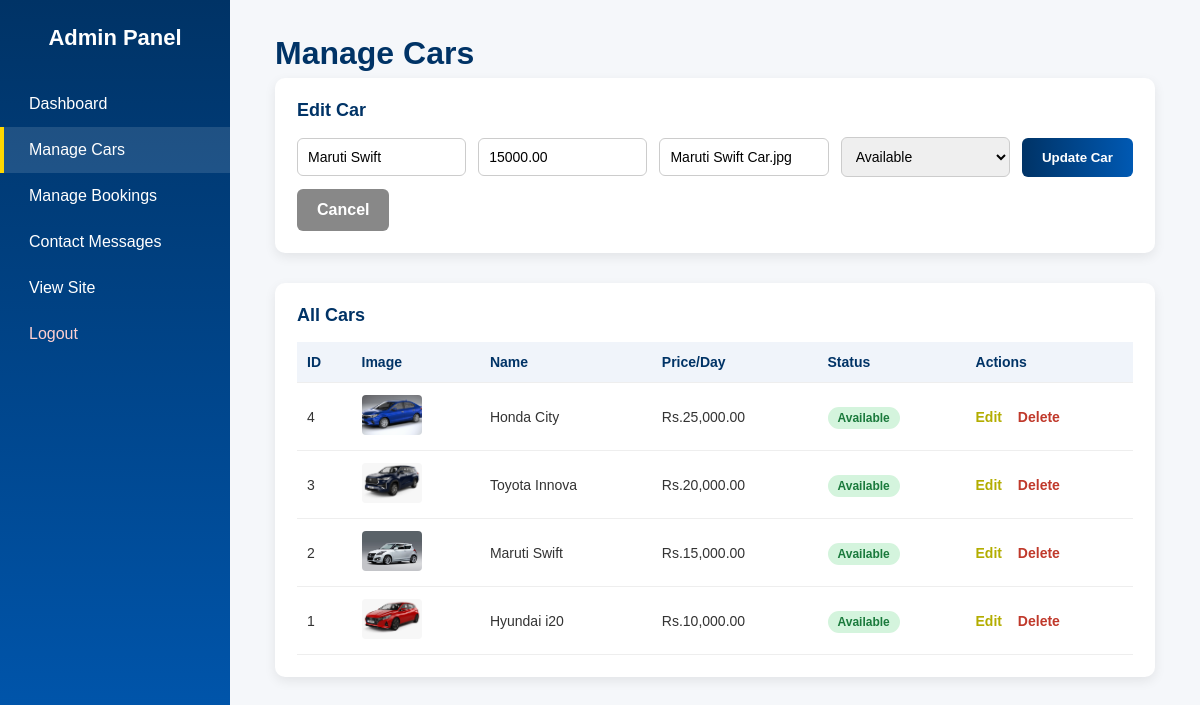
Screenshot of /admin/cars.php?edit=2 (signed in) with the database file from the repository.
### tables this page shows
CREATE TABLE `cars` (
  `id` int(11) NOT NULL AUTO_INCREMENT,
  `name` varchar(100) NOT NULL,
  `price` decimal(10,2) NOT NULL,
  `image` varchar(255) NOT NULL,
  `status` varchar(50) DEFAULT 'Available',
  `created_at` timestamp NOT NULL DEFAULT current_timestamp(),
  PRIMARY KEY (`id`)
);

### admin/cars.php (the view, shortened to what this page needs)
<?php
include 'db.php';
$edit_car = null;
if (isset($_GET['edit'])) {
    $id = (int) $_GET['edit'];
    $res = mysqli_query($connect, "SELECT * FROM cars WHERE id=$id");
    $edit_car = mysqli_fetch_assoc($res);
}
$cars_result = mysqli_query($connect, "SELECT * FROM cars ORDER BY id DESC");
?>
<!DOCTYPE html>
<html lang="en">
<head>
</head>
<body>
<div class="admin-wrapper">
  <?php include 'sidebar.php'; ?>
  <main class="admin-main">
    <h1>Manage Cars</h1>
    <section class="admin-form-box">
      <h2><?php echo $edit_car ? 'Edit Car' : 'Add New Car'; ?></h2>
      <form method="POST" class="inline-form">
        <input type="text" name="name" placeholder="Car Name (e.g. Hyundai i20)" required
               value="<?php echo $edit_car ? htmlspecialchars($edit_car['name']) : ''; ?>">
        <input type="number" step="0.01" name="price" placeholder="Price per Day" required
               value="<?php echo $edit_car ? htmlspecialchars($edit_car['price']) : ''; ?>">
        <input type="text" name="image" placeholder="Image filename (inside IMAGES/ folder)" required
               value="<?php echo $edit_car ? htmlspecialchars($edit_car['image']) : ''; ?>">
        <select name="status">
          <option value="Available" <?php echo ($edit_car && $edit_car['status']=='Available') ? 'selected' : ''; ?>>Available</option>
        </select>
        <?php if ($edit_car) { ?>
          <button type="submit" name="update_car" class="btn">Update Car</button>
          <a href="cars.php" class="btn btn-secondary">Cancel</a>
        <?php } else { ?>
          <button type="submit" name="add_car" class="btn">Add Car</button>
        <?php } ?>
      </form>
    </section>
    <section class="admin-table-box">
      <h2>All Cars</h2>
      <table class="admin-table">
        <tr>
          <th>ID</th>
          <th>Image</th>
          <th>Name</th>
          <th>Price/Day</th>
          <th>Status</th>
          <th>Actions</th>
        </tr>
        <?php if (mysqli_num_rows($cars_result) > 0): ?>
          <?php while ($car = mysqli_fetch_assoc($cars_result)): ?>
            <tr>
              <td><?php echo $car['id']; ?></td>
              <td><img src="../IMAGES/<?php echo htmlspecialchars($car['image']); ?>" alt="<?php echo htmlspecialchars($car['name']); ?>" class="thumb"></td>
              <td><?php echo htmlspecialchars($car['name']); ?></td>
              <td>Rs.<?php echo number_format($car['price'], 2); ?></td>
              <td><span class="badge badge-<?php echo strtolower($car['status']); ?>"><?php echo htmlspecialchars($car['status']); ?></span></td>
              <td>
                <a href="cars.php?edit=<?php echo $car['id']; ?>" class="link-edit">Edit</a>
                <a href="cars.php?delete=<?php echo $car['id']; ?>" class="link-delete" onclick="return confirm('Delete this car?');">Delete</a>
              </td>
            </tr>
          <?php endwhile; ?>
        <?php else: ?>
          <tr><td colspan="6">No cars added yet.</td></tr>
        <?php endif; ?>
      </table>
    </section>
  </main>
</div>
</body>
</html>

### admin/admin.css (style rules this page uses)
* { margin: 0; padding: 0; box-sizing: border-box; font-family: 'Poppins', sans-serif; }
html, body { height: 100%; }
body { min-height: 100%; display: flex; flex-direction: column; background-color: #f5f7fa; color: #333; }
.admin-login-box .btn, .btn { background: linear-gradient(90deg, #003366, #0059b3); color: white; border: none; padding: 12px 20px; border-radius: 6px; cursor: pointer; font-weight: 600; text-decoration: none; display: inline-block; transition: 0.3s; }
.btn-secondary { background: #888; }
.admin-wrapper { display: flex; min-height: 100vh; }
.admin-main { flex: 1; padding: 35px 45px; }
.admin-main h1 { color: #003366; margin-bottom: 6px; }
.admin-form-box { background: white; padding: 22px; border-radius: 10px; box-shadow: 0 4px 12px rgba(0,0,0,0.08); margin-bottom: 30px; }
.admin-form-box h2 { color: #003366; margin-bottom: 16px; font-size: 18px; }
.inline-form { display: flex; flex-wrap: wrap; gap: 12px; align-items: center; }
.inline-form input, .inline-form select { padding: 10px; border: 1px solid #ccc; border-radius: 6px; font-size: 14px; flex: 1; min-width: 160px; }
.admin-table-box { background: white; padding: 22px; border-radius: 10px; box-shadow: 0 4px 12px rgba(0,0,0,0.08); overflow-x: auto; }
.admin-table-box h2 { color: #003366; margin-bottom: 16px; font-size: 18px; }
.admin-table { width: 100%; border-collapse: collapse; font-size: 14px; }
.admin-table th, .admin-table td { padding: 12px 10px; text-align: left; border-bottom: 1px solid #eee; }
.admin-table th { background: #f0f4fa; color: #003366; }
.thumb { width: 60px; height: 40px; object-fit: cover; border-radius: 4px; }
.badge { padding: 4px 10px; border-radius: 20px; font-size: 12px; font-weight: 600; }
.badge-available { background: #d4f4dd; color: #1a7a3c; }
.link-edit { color: #b3ad00; margin-right: 12px; text-decoration: none; font-weight: 600; }
.link-delete { color: #c0392b; text-decoration: none; font-weight: 600; }

### rows the page displays
cars: name "Maruti Swift", price "15000.00", image "Maruti Swift Car.jpg", status "Available", id "2", image+name (picture), price "15,000.00"
cars: id "4", image+name (picture), name "Honda City", price "25,000.00", status "Available"
cars: id "3", image+name (picture), name "Toyota Innova", price "20,000.00", status "Available"
cars: id "1", image+name (picture), name "Hyundai i20", price "10,000.00", status "Available"
